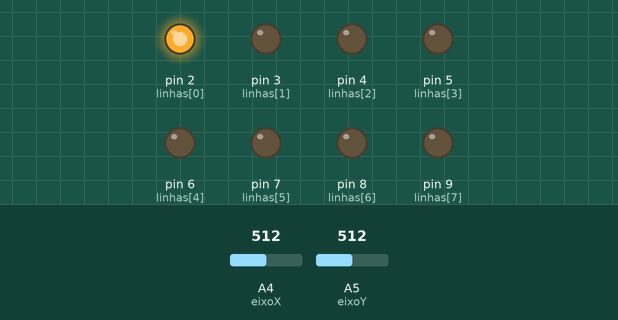
This sketch was run on a simulated Arduino Uno, built with avr-gcc and run on an emulated ATmega328P. On the bench: output pins drawn as LEDs (lit = HIGH). Inputs (shaded band) come from the test bench; at power-on: A4 (eixoX) = 512, A5 (eixoY) = 512. Pins used as bus, display or sensor lines are not drawn.

Above: at 1.8 s.
1.9 s: A4 (eixoX) set to 0
At 5.8 s:
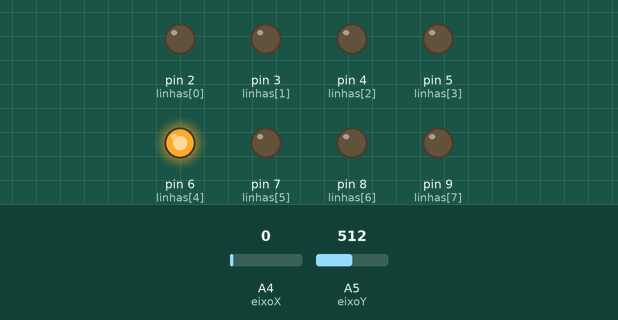
6.0 s: A4 (eixoX) set to 17
At 6.5 s:
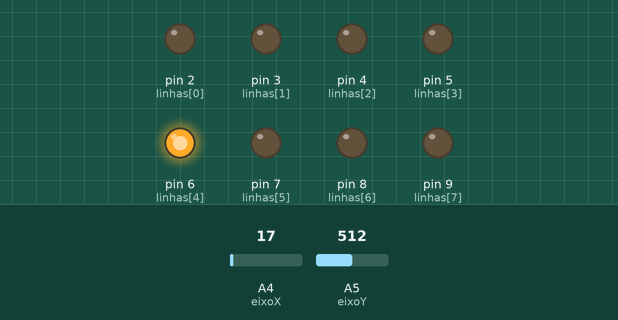
7.5 s: A4 (eixoX) set to 0
At 8.7 s:
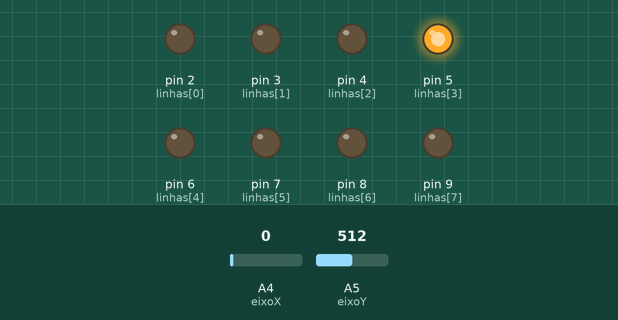
11.6 s: A4 (eixoX) set to 18
At 12.1 s:
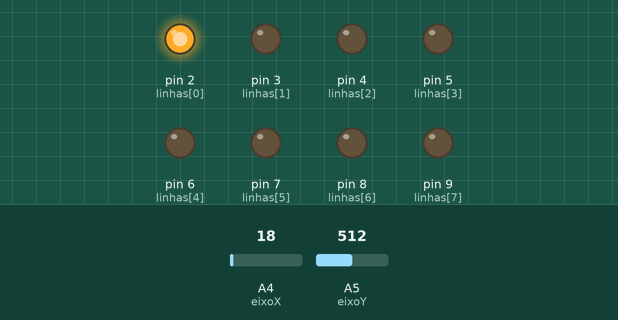
13.1 s: A4 (eixoX) set to 1012
15.2 s: A4 (eixoX) set to 1023
At 16.8 s:
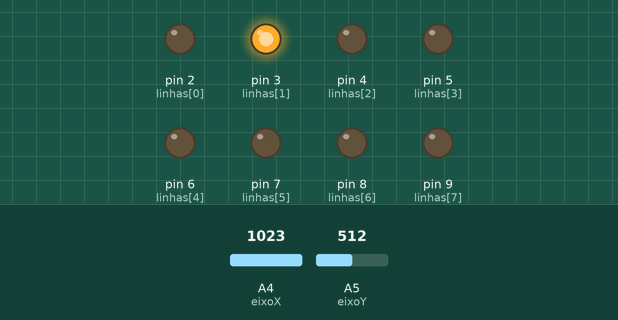
Timing chart, 0 to 20.3 s (numbered marks = the images above; inputs shaded):
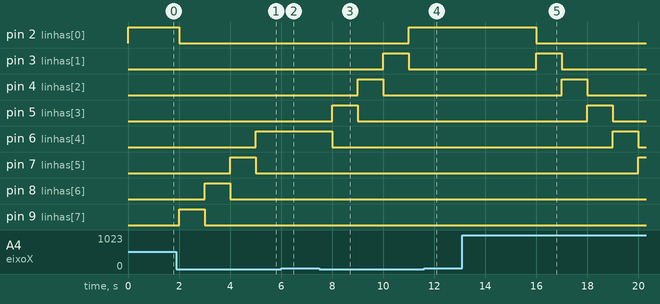

Measured:
- the behaviour switches between 1022 and 1023 on A4 (eixoX) (found by bisection; images 4 and 5)
- after the input at 1.9 s, pin 2 (linhas[0]): HIGH → LOW after 0.10 s; pin 6 (linhas[4]): LOW → HIGH after 3.1 s; pin 7 (linhas[5]): LOW → HIGH after 2.1 s, → LOW 1.0 s later; pin 8 (linhas[6]): LOW → HIGH after 1.1 s, → LOW 1.0 s later; pin 9 (linhas[7]): LOW → HIGH after 0.10 s, → LOW 1.0 s later
- after the input at 6.0 s, pin 4 (linhas[2]): stays LOW (without the input it goes to HIGH after 1.0 s); pin 5 (linhas[3]): stays LOW (without the input it goes to HIGH after 0.00 s); pin 6 (linhas[4]): stays HIGH (without the input it goes to LOW after 0.00 s)
- after the input at 7.5 s, pin 2 (linhas[0]): LOW → HIGH after 3.5 s; pin 3 (linhas[1]): LOW → HIGH after 2.5 s, → LOW 1.0 s later; pin 4 (linhas[2]): LOW → HIGH after 1.5 s, → LOW 1.0 s later; pin 5 (linhas[3]): LOW → HIGH after 0.50 s, → LOW 1.0 s later; pin 6 (linhas[4]): HIGH → LOW after 0.50 s
- after the input at 11.6 s, pin 2 (linhas[0]): stays HIGH (without the input it goes to LOW after 0.40 s); pin 8 (linhas[6]): stays LOW (without the input it goes to HIGH after 1.4 s); pin 9 (linhas[7]): stays LOW (without the input it goes to HIGH after 0.40 s)
- after the input at 13.1 s, every drawn part: stays the same
- after the input at 15.2 s, pin 2 (linhas[0]): HIGH → LOW after 0.80 s; pin 3 (linhas[1]): LOW → HIGH after 0.80 s, → LOW 1.0 s later; pin 4 (linhas[2]): LOW → HIGH after 1.8 s, → LOW 1.0 s later; pin 5 (linhas[3]): LOW → HIGH after 2.8 s, → LOW 1.0 s later; pin 6 (linhas[4]): LOW → HIGH after 3.8 s, → LOW 1.0 s later

The sketch:

5-LEDMatrix.ino
```cpp
//Pinos do joystick
int eixoX = A4;
int eixoY = A5;

//Pinos da matriz
int linhas[8] = {2,3,4,5,6,7,8,9};
int colunas[8] = {10,11,12,13,A0,A1,A2,A3};

//Ponto inicial da matriz 0,0
int posX = 0;
int posY = 0;

int posXAnt = 0;
int posYAnt = 0;

//Apaga o ponto l,c da matriz
void apagarPonto(int l, int c){
    digitalWrite(linhas[l],LOW);
    digitalWrite(colunas[c],HIGH);
}

//Acende o ponto l,c da matriz
void acenderPonto(int l, int c){
    digitalWrite(linhas[l],HIGH);
    digitalWrite(colunas[c],LOW);
}

void setup(){
    int i;

    //Define os pinos da matriz como saida
    for(i=0;i<8;i++){
        pinMode(linhas[i],OUTPUT);
        pinMode(colunas[i],OUTPUT);
    }

    //Inicia a matriz apagada
    for(i=0;i<8;i++){
        digitalWrite(linhas[i],LOW);
    }
    for(i=0;i<8;i++){
        digitalWrite(colunas[i],HIGH);
    }
}


void loop(){
    //Leitura dos valores X e Y do joystick
    int valorX = analogRead(eixoX);
    int valorY = analogRead(eixoY);

    //Posicao anterior do ponto da matriz
    posXAnt = posX;
    posYAnt = posY;

    //detecta se o joystick está para cima
    if(valorX == 0){
        apagarPonto(posX,posY);
        posX--;
    }

    //detecta se o joystick está para baixo
    if(valorX == 1023){
        apagarPonto(posX,posY);
        posX++;
    }

    //detecta se o joystick está para a direita
    if(valorY == 0){
        apagarPonto(posX,posY);
        posY++;
    }

    //detecta se o joystick está para a esquerda
    if(valorY == 1023){
        apagarPonto(posX,posY);
        posY--;
    }

    //Tratamento de borda da matriz
    if(posX < 0) posX = 7;
    if(posX > 7) posX = 0;
    if(posY < 0) posY = 7;
    if(posY > 7) posY = 0;

    //Acende o novo ponto
    acenderPonto(posX,posY);

    //Espera 1 segundo
    delay(1000);
}
```
